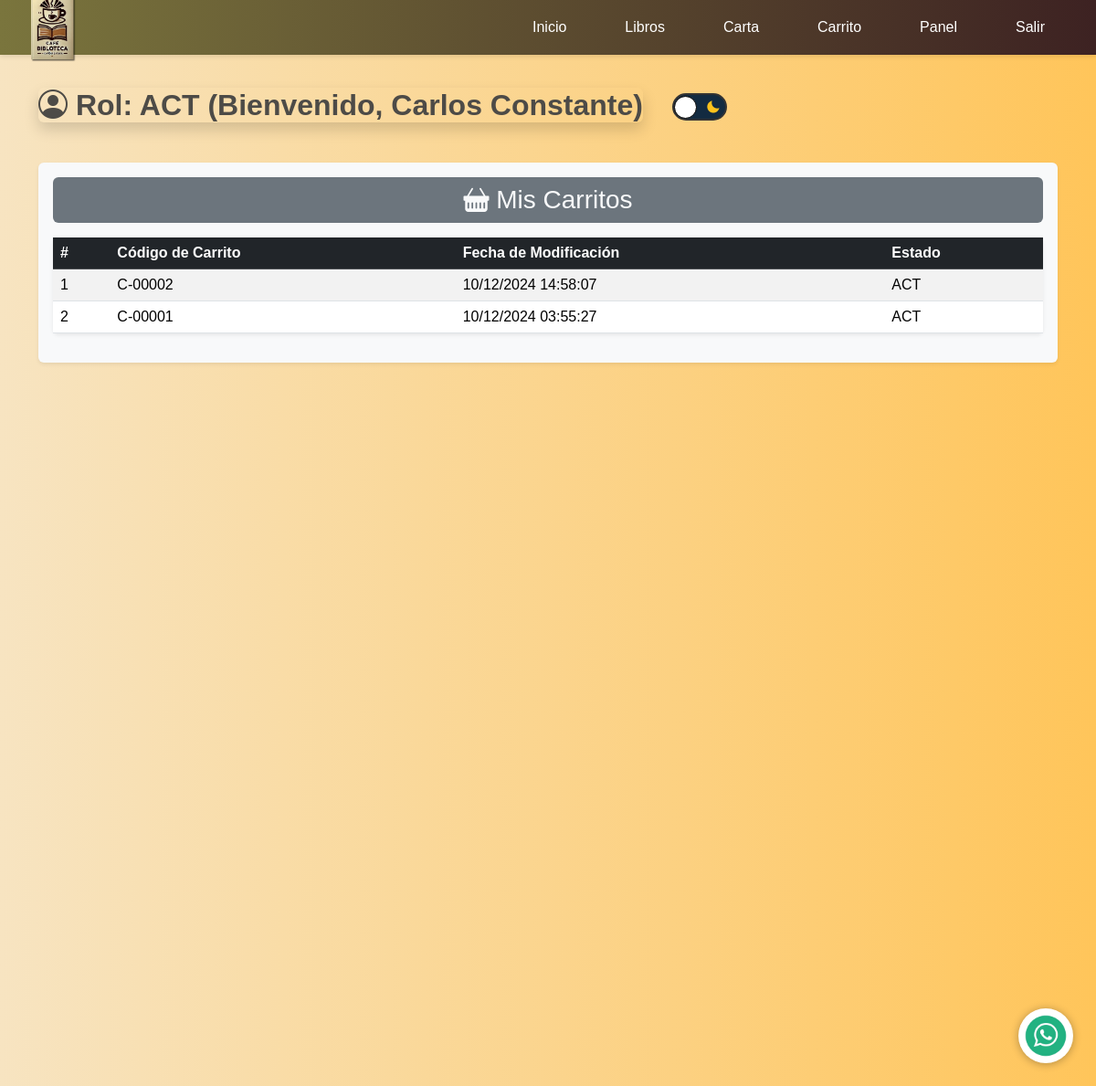
/usuario/panel/ (signed in), run on the app's committed database.
### webapp/models.py (models this page shows, shortened)
class Usuario(AbstractBaseUser, PermissionsMixin):
    usuNombre = models.CharField(max_length=150, verbose_name=_("Nombre"))
    usuApellido = models.CharField(max_length=150, verbose_name=_("Apellido"), default="Sin Apellido")
    usuFechaNacimiento = models.DateField(verbose_name=_("Fecha de Nacimiento"), null=True, blank=True)
    usuGenero = models.CharField(
        max_length=1,
        choices=[('M', 'Masculino'), ('F', 'Femenino'), ('O', 'Otro')],
        verbose_name=_("Género"),
        null=True,
        blank=True
    )
    usuTelefono = models.CharField(max_length=15, verbose_name=_("Teléfono"), null=True, blank=True)
    email = models.EmailField(unique=True, verbose_name=_("Correo Electrónico"))
    password = models.CharField(max_length=255, verbose_name=_("Contraseña"))  # Usar 'password' como estándar
    usuApodo = models.CharField(max_length=150, null=True, blank=True, verbose_name=_("Apodo"))
    usuPreferenciaAnuncios = models.BooleanField(default=False, verbose_name=_("Preferencia por Anuncios"))
    usuStatus = models.CharField(
        max_length=3,
        choices=[("ACT", "Activo"), ("INA", "Inactivo")],
        default="ACT",
        verbose_name=_("Estado")
    )
    is_active = models.BooleanField(default=True, verbose_name=_("Activo"))
    is_staff = models.BooleanField(default=False, verbose_name=_("Miembro del personal"))
    date_joined = models.DateTimeField(default=timezone.now)
    last_login = models.DateTimeField(blank=True, null=True)
    USERNAME_FIELD = "email"
    REQUIRED_FIELDS = ["usuNombre", "usuApellido"]
    objects = UsuarioManager()
    class Meta:
        db_table = "webapp_usuario"  # Coincide con la tabla SQL
        verbose_name = _("Usuario")
        verbose_name_plural = _("Usuarios")

### webapp/views.py (the view)
# urls.py: path('usuario/panel/', webapp_views.panel_usuario, name='index_panel'),
def panel_usuario(request):
    usuario = request.user  # Usuario autenticado
    carritos_usuario = (
        UsuarioXCarrito.objects.filter(usuario_id=usuario.id)
        .annotate(
            carrito_codigo=F('carrito__carCodigo'),
            fecha=F('usuxcarFechaModificacion'),
            estado=F('usuxcarStatus'),
        )
        .values('carrito_codigo', 'fecha', 'estado')
    )
    carritos_ordenados = sorted(carritos_usuario, key=lambda x: x['fecha'], reverse=True)
    return render(request, 'webapp/panel_usuario.html', {
        'usuario': usuario,
        'carritos': carritos_ordenados,
    })

### webapp/context_processors.py (called while the page is built)
def carrito_context(request):
    carrito = request.session.get('carrito', {})
    total_carrito = sum(item['precio'] * item['cantidad'] for item in carrito.values())
    cantidad_items = sum(item['cantidad'] for item in carrito.values())
    return {
        'carrito': carrito,
        'total_carrito': total_carrito,
        'cantidad_items': cantidad_items,
    }

### webapp/templates/webapp/panel_usuario.html (shortened to what this page needs)
{% extends "cabezal.html" %}
{% block cargar_static %}
    {% load static %}
{% endblock %}
{% block css_archivos %}
    <link href='https://unpkg.com/boxicons@2.1.4/css/boxicons.min.css' rel='stylesheet'>
{% endblock %}
{% block contenido_pagina %}
    <main id="panel_usuario">
        <section class="user-panel-section py-4">
            <div class="container">
                <br><br><br>
                <div class="row mb-4">
                    <div class="col-12 d-flex align-items-center">
                        <h2 class="text-center rounded shadow">
                            <i class="bi bi-person-circle"></i>
                            Rol: <span class="text-uppercase">{{ usuario.usuStatus|default:"Usuario" }}</span>
                            (Bienvenido, {{ usuario.usuNombre }} {{ usuario.usuApellido }})
                        </h2>
                        <ul class="menu-options">
                            <li class="switch">
                                <i class='bx bxs-sun'></i>
                                <i class='bx bxs-moon'></i>
                            </li>
                        </ul>
                    </div>
                </div>
                <div class="row">
                    <div class="col-md-12">
                        <div class="bg-light p-3 rounded shadow-sm">
                            <h3 class="text-center bg-secondary text-light py-2 rounded">
                                <i class="bi bi-basket-fill"></i> Mis Carritos
                            </h3>
                            <table class="table table-striped table-hover mt-3 rounded shadow-sm">
                                <thead class="table-dark">
                                <tr>
                                    <th>#</th>
                                    <th>Código de Carrito</th>
                                    <th>Fecha de Modificación</th>
                                    <th>Estado</th>
                                </tr>
                                </thead>
                                <tbody>
                                {% if carritos %}
                                    {% for carrito in carritos %}
                                        <tr>
                                            <td>{{ forloop.counter }}</td>
                                            <td>{{ carrito.carrito_codigo }}</td>
                                            <td>{{ carrito.fecha|date:"d/m/Y H:i:s" }}</td>
                                            <td>{{ carrito.estado }}</td>
                                        </tr>
                                    {% endfor %}
                                {% else %}
                                    <tr>
                                        <td colspan="4" class="text-center">No tienes carritos registrados.</td>
                                    </tr>
                                {% endif %}
                                </tbody>
                            </table>
                        </div>
                    </div>
                </div>
            </div>
            <br>
            <br>
            <br>
            <br>
            <br>
            <br>
            <br>
            <br>
            <br>
            <br>
            <br>
            <br>
            <br>
            <br>
            <br>
            <br>
            <br>
            <br>
            <br>
            <br>
            <br>
            <br>
            <br>
            <br>
            <br>
            <br>
            <br>
            <br>
            <br>
            <br>
            <br>
            <br>
        </section>
    </main>
{% endblock %}

### webapp/static/webapp/css/styles.css (style rules this page uses)
body { font-size: 1rem; font-family: 'Arial', sans-serif; margin: 0; padding: 0; background-color: #F7E4C1; background: rgb(247, 228, 193); background: -moz-linear-gradient(90deg, rgba(247, 228, 193, 1) 0%, rgba(255, 197, 90, 1) 100%); background: -webkit-linear-gradient(90deg, rgba(247, 228, 193, 1) 0%, rgba(255, 197, 90, 1) 100%); background: linear-gradient(90deg, rgba(247, 228, 193, 1) 0%, rgba(255, 197, 90, 1) 100%); }
html { font-size: 100%; }
h2 { font-size: 2rem; color: #4d4b47; margin-bottom: 20px; font-weight: bold; }
#page-body, html { display: flex; flex-direction: column; min-height: 100vh; margin: 0; }

### webapp/templates/webapp/panel_usuario.html (style rules this page uses)
.switch { width: 60px; height: 30px; padding: 0 5px; display: flex; align-items: center; justify-content: space-between; position: relative; border-radius: 100px; border: #333333 solid 2px; background-color: #132b41; }
.switch i { font-size: 1rem; color: #fdc21c; }
.menu-options li:last-child::before { content: ""; position: absolute; height: 25px; width: 25px; border-radius: 50%; background-color: #fff; border: solid thin #000; left: 0; right: unset; }

### templates/cabezal.html (style rules this page uses)
.bg-secondary { background-color: #6c757d !important; }

### data on the page
Usuario: usuStatus "ACT", usuNombre "Carlos", usuApellido "Constante"

### other printed values
{{ carrito.carrito_codigo }} "C-00002" "C-00001"
{{ carrito.fecha|date:"d/m/Y H:i:s" }} "10/12/2024 14:58:07" "10/12/2024 03:55:27"
{{ carrito.estado }} "ACT" "ACT"
